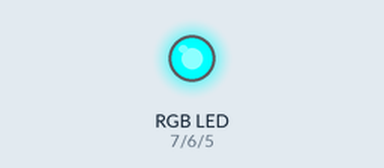
This sketch was run on a simulated Arduino Uno, built with avr-gcc and run on an emulated ATmega328P. On the bench: an RGB LED mixed from three pins (HIGH = lit).

Above: at 0.5 s.
At 1.5 s:
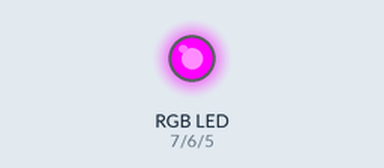
At 2.5 s:
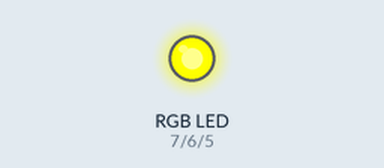
At 3.5 s:
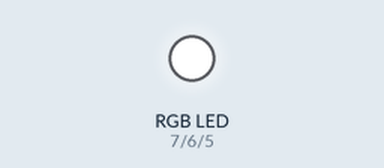
Timing chart, 0 to 5.2 s (numbered marks = the images above):
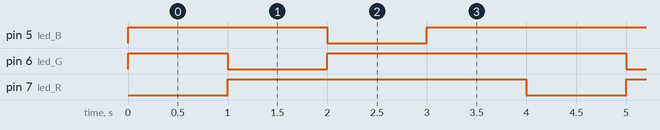

The sketch:

Projeto06.ino
```cpp
// Projeto 06 - Luzes Coloridas (LED RGB)
// Autor: ACNP / Prof. Augusto Queiroz

int led_R = 7; // Vermelho
int led_G = 6; // Verde
int led_B = 5; // Azul

void setup()
{
    pinMode(led_R, OUTPUT);
    pinMode(led_G, OUTPUT);
    pinMode(led_B, OUTPUT);
    apagaLed(); // Comeca com tudo apagado
}

void loop()
{
    acendeVermelho();
    delay(1000);
    acendeVerde();
    delay(1000);
    acendeAzul();
    delay(1000);
    apagaLed();
    delay(1000);
}

// Funcoes auxiliares para controlar as cores
// Lembre-se: em LED RGB Anodo Comum, LOW liga e HIGH desliga

void acendeVermelho()
{
    digitalWrite(led_R, LOW);  // LIGA Vermelho
    digitalWrite(led_G, HIGH); // DESLIGA Verde
    digitalWrite(led_B, HIGH); // DESLIGA Azul
}

void acendeVerde()
{
    digitalWrite(led_R, HIGH);
    digitalWrite(led_G, LOW); // LIGA Verde
    digitalWrite(led_B, HIGH);
}

void acendeAzul()
{
    digitalWrite(led_R, HIGH);
    digitalWrite(led_G, HIGH);
    digitalWrite(led_B, LOW); // LIGA Azul
}

void apagaLed()
{
    digitalWrite(led_R, HIGH);
    digitalWrite(led_G, HIGH);
    digitalWrite(led_B, HIGH);
}
```

Measured:
- by itself, pin 5 (led_B), pin 6 (led_G), pin 7 (led_R): alternates HIGH for 3.0 s and LOW for 1.0 s
- by itself, everything shown: repeats every 4.0 s, in 4 steps
